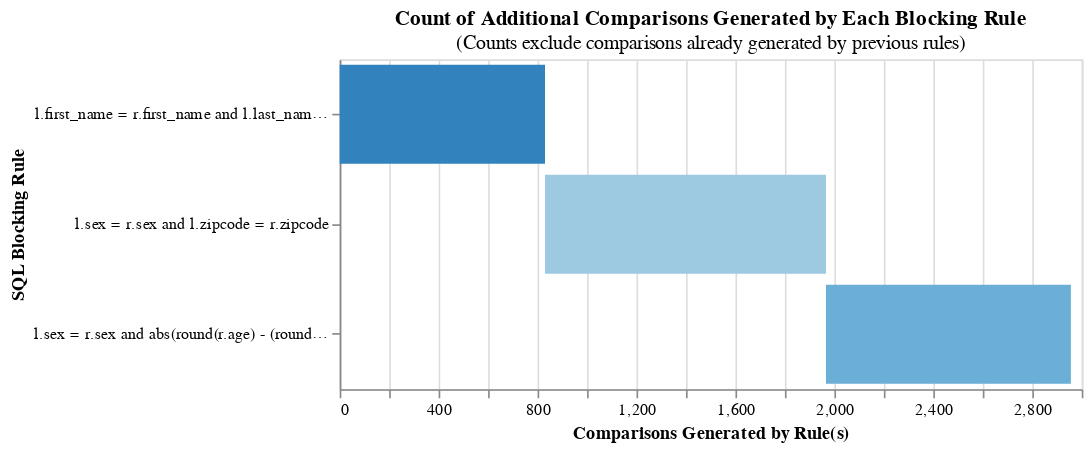

Source (notebook cell):
### Markdown cell above
# Indexing/Blocking

[Blocking in Splink](https://moj-analytical-services.github.io/splink/demos/02_Blocking.html)

From the documentation:

> ### Devising effective blocking rules
>
> The aims of your blocking rules are twofold: 1. Eliminate enough non-matching comparison pairs so your record linkage job is small enough to compute 2. Eliminate as few truly matching pairs as possible (ideally none)
>
> It is usually impossible to find a single blocking rule which achieves both aims, so we recommend using multiple blocking rules.
>
> When we specify multiple blocking rules, Splink will generate all comparison pairs that meet any one of the rules.
>
> ### Blocking rules in Splink
>
> In Splink, blocking rules are specified as SQL expressions.
>
> For example, to generate the subset of record comparisons where the first name matches, we can specify the following blocking rule:
>
> `l.first_name = r.first_name`
>
> Since blocking rules are SQL expressions, they can be arbitrarily complex. For example, you could create record comparisons where the initial of the first name and the surname match with the following rule:
>
> `substr(l.first_name, 1,1) = substr(r.first_name, 1,1) and l.surname = r.surname`

### Code cell
blocking_rules = [
#     'l.zipcode = r.zipcode',
    'l.first_name = r.first_name and l.last_name = r.last_name',
    'l.sex = r.sex and l.zipcode = r.zipcode',
    (
        'l.sex = r.sex'
        ' and abs(round(r.age) - (round(l.age)+10)) <= 1'
#         ' and substr(l.first_name, 1,1) = substr(r.first_name, 1,1)'
        ' and substr(l.last_name, 1,1) = substr(r.last_name, 1,1)'
    ), # Age, sex, and initials of first and last name
]

for rule in blocking_rules:
    count = linker.count_num_comparisons_from_blocking_rule(rule)
    print(f"Number of comparisons generated by '{rule}': {count:,.0f}")

linker.cumulative_num_comparisons_from_blocking_rules_chart(blocking_rules)

### Figure 1 — Vega-Lite specification as saved in the notebook (floating-point values rounded to 4 significant figures)
{"$schema": "https://vega.github.io/schema/vega-lite/v5.json", "width": 450, "height": 200, "title": {"text": "Count of Additional Comparisons Generated by Each Blocking Rule", "subtitle": "(Counts exclude comparisons already generated by previous rules)"}, "data": {"values": [{"row_count": 830, "rule": "l.first_name = r.first_name and l.last_name = r.last_name", "cumulative_rows": 830, "cartesian": 830400, "reduction_ratio": "The rolling reduction ratio with your given blocking rule(s) is 0.999. \nThis represents the reduction in the total number of comparisons due to your rule(s).", "start": 0}, {"row_count": 1136, "rule": "l.sex = r.sex and l.zipcode = r.zipcode", "cumulative_rows": 1966, "cartesian": 830400, "reduction_ratio": "The rolling reduction ratio with your given blocking rule(s) is 0.998. \nThis represents the reduction in the total number of comparisons due to your rule(s).", "start": 830}, {"row_count": 990, "rule": "l.sex = r.sex and abs(round(r.age) - (round(l.age)+10)) <= 1 and substr(l.last_name, 1,1) = substr(r.last_name, 1,1)", "cumulative_rows": 2956, "cartesian": 830400, "reduction_ratio": "The rolling reduction ratio with your given blocking rule(s) is 0.996. \nThis represents the reduction in the total number of comparisons due to your rule(s).", "start": 1966}]}, "mark": "bar", "encoding": {"x": {"title": "Comparisons Generated by Rule(s)", "field": "start", "type": "quantitative"}, "x2": {"field": "cumulative_rows"}, "y": {"field": "rule", "title": "SQL Blocking Rule", "sort": ["-x2"]}, "color": {"field": "rule", "legend": null, "scale": {"scheme": "category20c"}}, "order": {"field": "cumulative_rows"}, "tooltip": [{"type": "nominal", "field": "rule", "title": "SQL Condition"}, {"type": "quantitative", "field": "row_count", "title": "Comparisons Generated", "format": ","}, {"type": "quantitative", "field": "cumulative_rows", "title": "Cumulative Comparisons", "format": ","}, {"type": "quantitative", "field": "cartesian", "title": "Cartesian Product of Input Data", "format": ","}, {"type": "quantitative", "field": "reduction_ratio", "title": "Reduction Ratio (cumulative rows/cartesian product)"}]}}
